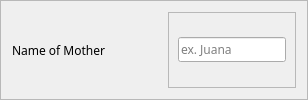
                   <widget class="QFrame" name="frame_37">
                    <property name="frameShape">
                     <enum>QFrame::StyledPanel</enum>
                    </property>
                    <property name="frameShadow">
                     <enum>QFrame::Raised</enum>
                    </property>
                    <layout class="QHBoxLayout" name="horizontalLayout_39">
                     <item>
                      <widget class="QLabel" name="label_21">
                       <property name="minimumSize">
                        <size>
                         <width>150</width>
                         <height>0</height>
                        </size>
                       </property>
                       <property name="font">
                        <font>
                         <family>Moon</family>
                        </font>
                       </property>
                       <property name="text">
                        <string>Name of Mother</string>
                       </property>
                      </widget>
                     </item>
                     <item>
                      <widget class="QFrame" name="frame_38">
                       <property name="frameShape">
                        <enum>QFrame::StyledPanel</enum>
                       </property>
                       <property name="frameShadow">
                        <enum>QFrame::Raised</enum>
                       </property>
                       <layout class="QHBoxLayout" name="horizontalLayout_40">
                        <property name="topMargin">
                         <number>5</number>
                        </property>
                        <property name="bottomMargin">
                         <number>5</number>
                        </property>
                        <item>
                         <widget class="QLineEdit" name="motherNameLine">
                          <property name="font">
                           <font>
                            <family>Raleway</family>
                           </font>
                          </property>
                          <property name="placeholderText">
                           <string>ex. Juana</string>
                          </property>
                         </widget>
                        </item>
                       </layout>
                      </widget>
                     </item>
                    </layout>
                   </widget>
